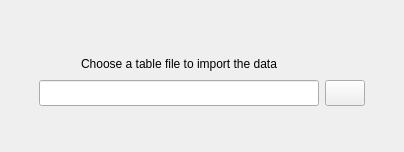
        <widget class="QWidget" name="tab_tabular_data">
         <attribute name="title">
          <string>Tabular data</string>
         </attribute>
         <layout class="QGridLayout" name="gridLayout_3">
          <property name="leftMargin">
           <number>2</number>
          </property>
          <property name="topMargin">
           <number>6</number>
          </property>
          <property name="rightMargin">
           <number>2</number>
          </property>
          <property name="bottomMargin">
           <number>6</number>
          </property>
          <property name="spacing">
           <number>2</number>
          </property>
          <item row="3" column="0">
           <spacer name="verticalSpacer_4">
            <property name="orientation">
             <enum>Qt::Orientation::Vertical</enum>
            </property>
            <property name="sizeHint" stdset="0">
             <size>
              <width>20</width>
              <height>40</height>
             </size>
            </property>
           </spacer>
          </item>
          <item row="0" column="0">
           <spacer name="verticalSpacer_3">
            <property name="orientation">
             <enum>Qt::Orientation::Vertical</enum>
            </property>
            <property name="sizeHint" stdset="0">
             <size>
              <width>20</width>
              <height>40</height>
             </size>
            </property>
           </spacer>
          </item>
          <item row="1" column="0">
           <widget class="QFrame" name="frame_9">
            <property name="minimumSize">
             <size>
              <width>260</width>
              <height>0</height>
             </size>
            </property>
            <property name="maximumSize">
             <size>
              <width>400</width>
              <height>100</height>
             </size>
            </property>
            <property name="frameShape">
             <enum>QFrame::Shape::NoFrame</enum>
            </property>
            <property name="frameShadow">
             <enum>QFrame::Shadow::Raised</enum>
            </property>
            <layout class="QGridLayout" name="gridLayout_2">
             <property name="leftMargin">
              <number>0</number>
             </property>
             <property name="topMargin">
              <number>4</number>
             </property>
             <property name="rightMargin">
              <number>0</number>
             </property>
             <property name="bottomMargin">
              <number>0</number>
             </property>
             <property name="horizontalSpacing">
              <number>6</number>
             </property>
             <property name="verticalSpacing">
              <number>2</number>
             </property>
             <item row="1" column="2">
              <widget class="QPushButton" name="pushButton_load_table">
               <property name="enabled">
                <bool>true</bool>
               </property>
               <property name="sizePolicy">
                <sizepolicy hsizetype="Expanding" vsizetype="Fixed">
                 <horstretch>0</horstretch>
                 <verstretch>0</verstretch>
                </sizepolicy>
               </property>
               <property name="minimumSize">
                <size>
                 <width>40</width>
                 <height>26</height>
                </size>
               </property>
               <property name="maximumSize">
                <size>
                 <width>40</width>
                 <height>26</height>
                </size>
               </property>
               <property name="font">
                <font>
                 <family>MS Shell Dlg 2</family>
                 <pointsize>10</pointsize>
                 <italic>false</italic>
                 <bold>false</bold>
                </font>
               </property>
               <property name="styleSheet">
                <string notr="true"/>
               </property>
               <property name="text">
                <string/>
               </property>
               <property name="icon">
                <iconset resource="../../../icons/resources.qrc">
                 <normaloff>:/icons/document_search_blue.png</normaloff>:/icons/document_search_blue.png</iconset>
               </property>
               <property name="iconSize">
                <size>
                 <width>20</width>
                 <height>20</height>
                </size>
               </property>
               <property name="autoDefault">
                <bool>false</bool>
               </property>
              </widget>
             </item>
             <item row="0" column="1">
              <widget class="QLabel" name="label_11">
               <property name="minimumSize">
                <size>
                 <width>0</width>
                 <height>28</height>
                </size>
               </property>
               <property name="maximumSize">
                <size>
                 <width>16777215</width>
                 <height>28</height>
                </size>
               </property>
               <property name="text">
                <string>Choose a table file to import the data</string>
               </property>
               <property name="alignment">
                <set>Qt::AlignmentFlag::AlignCenter</set>
               </property>
              </widget>
             </item>
             <item row="1" column="4">
              <spacer name="horizontalSpacer_12">
               <property name="orientation">
                <enum>Qt::Orientation::Horizontal</enum>
               </property>
               <property name="sizeHint" stdset="0">
                <size>
                 <width>40</width>
                 <height>20</height>
                </size>
               </property>
              </spacer>
             </item>
             <item row="1" column="0">
              <spacer name="horizontalSpacer_11">
               <property name="orientation">
                <enum>Qt::Orientation::Horizontal</enum>
               </property>
               <property name="sizeHint" stdset="0">
                <size>
                 <width>40</width>
                 <height>20</height>
                </size>
               </property>
              </spacer>
             </item>
             <item row="1" column="1">
              <widget class="QLineEdit" name="lineEdit_table_path">
               <property name="enabled">
                <bool>true</bool>
               </property>
               <property name="minimumSize">
                <size>
                 <width>280</width>
                 <height>26</height>
                </size>
               </property>
               <property name="maximumSize">
                <size>
                 <width>280</width>
                 <height>26</height>
                </size>
               </property>
               <property name="font">
                <font>
                 <pointsize>9</pointsize>
                 <bold>false</bold>
                </font>
               </property>
               <property name="styleSheet">
                <string notr="true"/>
               </property>
               <property name="alignment">
                <set>Qt::AlignmentFlag::AlignCenter</set>
               </property>
              </widget>
             </item>
            </layout>
           </widget>
          </item>
         </layout>
        </widget>
